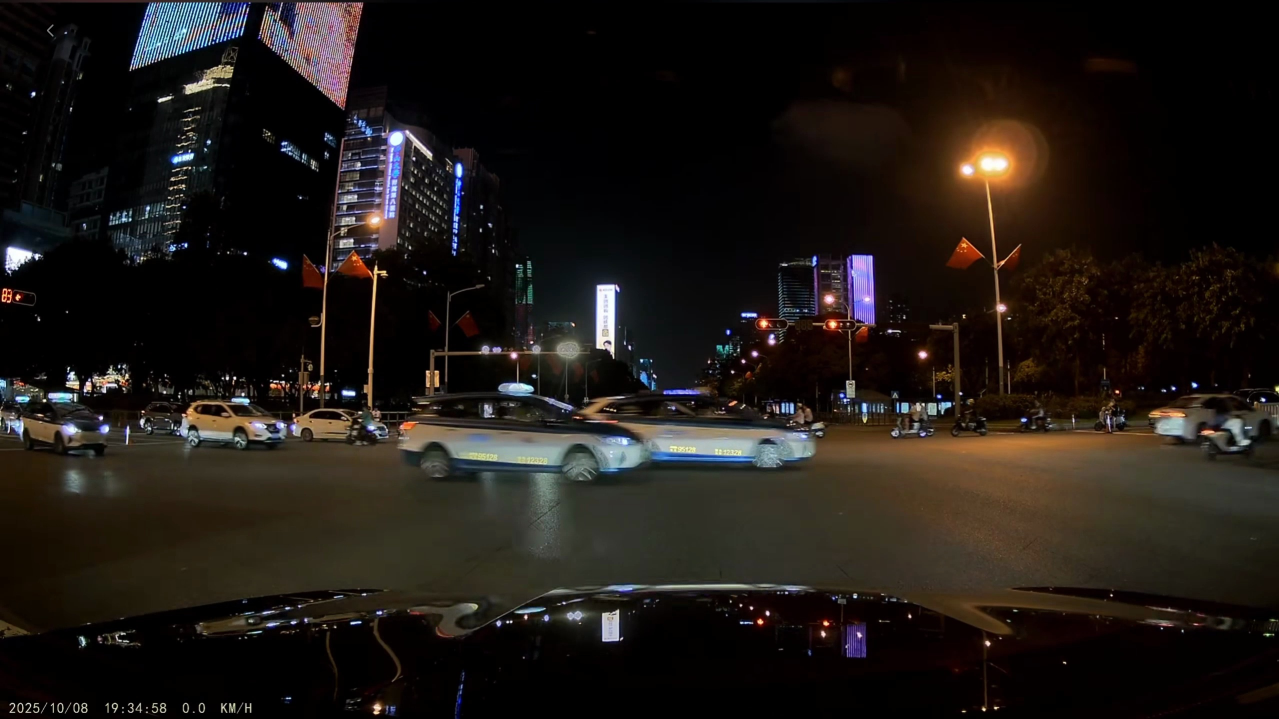
#> input picture FPGA_GS/FPGA_GSV1/orangepi/m403/evidence/SC_YJ_71.13.jpg, 2558 x 1438 px (shown at 1/2 size)
$ python build_signal_template.py
#> lines starting #> are read from the running program, lines starting #| are printed output that depends on the picture; after the words box and inside, x2 and y2 are one past the last pixel; in counts of white or black regions, pixels touching at a corner belong together
"""Explicit manual lamp housing calibration from a documented original image."""
import cv2,pathlib,json,numpy as np
r=pathlib.Path(__file__).resolve().parents[1];out=r/'m403/evidence';p=out/'SC_YJ_71.13.jpg';im=cv2.imread(str(p))
#> further down, im is the input picture: shape (1438, 2558, 3); mean B, G, R 21.2, 25.2, 30.5
# Native source pixels, selected by visual inspection of the physical horizontal housing.
box=[1638,627,1719,668];x0,y0,x1,y1=box
template=cv2.cvtColor(im[y0:y1,x0:x1],cv2.COLOR_BGR2GRAY)
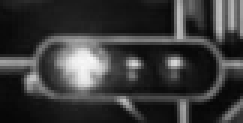
#> template: shape (41, 81) (shown 3 times larger); min 6, max 247, mean 57.2
cv2.imwrite(str(r/'m403/signal_housing.png'),template)
mask=np.ones_like(template,np.uint8)*255;mask[9:34,12:78]=0
cv2.imwrite(str(r/'m403/signal_housing_mask.png'),mask)
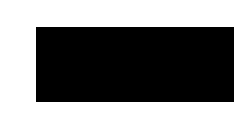
#> saved as signal_housing_mask.png: shape (41, 81) (shown 3 times larger); 50.3% white; 1 black region, box (x1, y1, x2, y2) and area: (12, 9, 78, 34) 1650
results=[]
for path in list(out.glob('YJ_scene_*.jpg'))+list(out.glob('SC_YJ_*.jpg')):
 if 'overlay'in path.name or 'contact'in path.name:continue
 im=cv2.imread(str(path));h,w=im.shape[:2];roi=[int(.625*w),int(.425*h),int(.68*w),int(.48*h)];a,b,c,d=roi
#> after `h, w = im.shape[:2]`: h = 1438; w = 2558
#> after `roi = [int(0.625 * w), int(0.425 * h), int(0.68 * w), int(0.48 * h)]`: roi = [1598, 611, 1739, 690]
#> after `a, b, c, d = roi`: a = 1598; b = 611; c = 1739; d = 690
 crop=cv2.cvtColor(im[b:d,a:c],cv2.COLOR_BGR2GRAY)
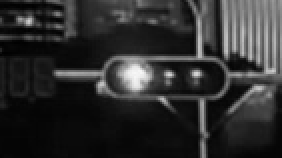
#> crop: shape (79, 141) (shown 2 times larger); min 1, max 247, mean 45.5
 result=cv2.matchTemplate(crop,template,cv2.TM_CCORR_NORMED,mask=mask);result=np.nan_to_num(result,nan=0,posinf=0,neginf=0);_,maxscore,_,point=cv2.minMaxLoc(result)
#> after `result = cv2.matchTemplate(crop, template, cv2.TM_CCORR_NORMED, mask=m`:
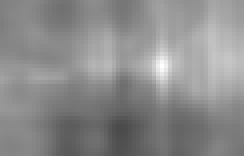
#> result: shape (39, 61) float32 (shown 4 times larger); min 0.295, max 1, mean 0.548
#> after `_, maxscore, _, point = cv2.minMaxLoc(result)`: maxscore = 1; point = (40, 16)
 results.append(dict(file=path.name,score=maxscore,point=point));print(path.name,round(maxscore,3),point)
#| SC_YJ_71.13.jpg 1.0 (40, 16)
(out/'signal_template_calibration.json').write_text(json.dumps(dict(source=p.name,source_original='SC_YJ.mp4',source_seconds=71.13,box_native=box,method='manual geometry template; color classified on current pixels, not template',scores=results),indent=2))
